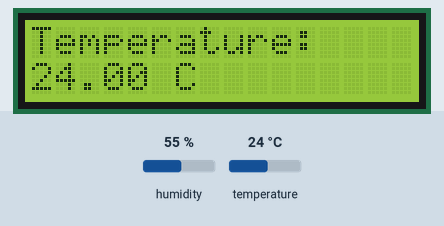
The sketch below on a simulated Arduino Uno, built with avr-gcc and run on an emulated ATmega328P. Shown: 16×2 character LCD. Inputs (shaded band) come from the test bench; at power-on: temperature 24 °C, humidity 55 %. What the sketch prints to the serial monitor is not drawn.

Above: at 1.2 s.
1.3 s: temperature set to 12 °C
At 3.6 s:
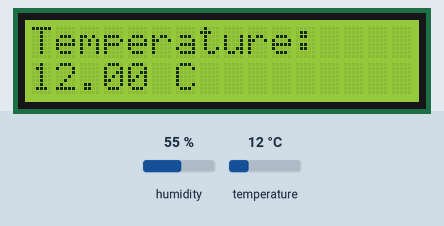
4.1 s: temperature set to 19 °C
At 5.2 s:
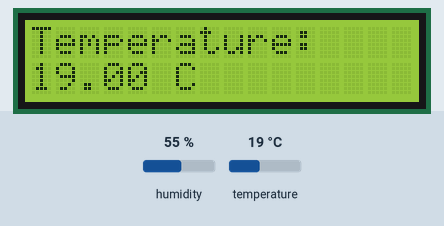
6.9 s: temperature set to 28 °C
At 9.8 s:
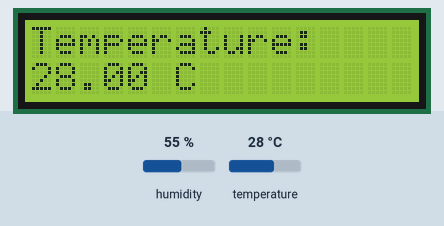
Timing chart, 0 to 11.3 s (numbered marks = the images above; inputs shaded):
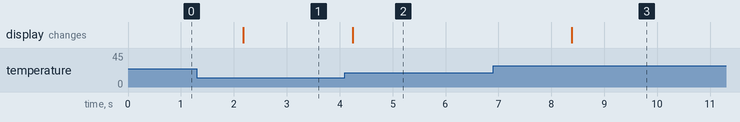

The sketch:

measure_temperature_only.ino
```cpp
#include <DHT.h>
#include <LiquidCrystal_I2C.h>

#define DHTPIN A3     // Pin connected to the DHT sensor
#define DHTTYPE DHT11 // DHT 11

DHT dht(DHTPIN, DHTTYPE); // Initialize DHT sensor

LiquidCrystal_I2C lcd(0x27, 16, 2); // Initialize LCD

void setup() {
  Serial.begin(9600);
  Serial.println("Temperature Sensor Test");

  dht.begin();
  lcd.init();
  lcd.backlight();
}

void loop() {
  float temperature = dht.readTemperature(); // Read temperature

  if (isnan(temperature)) { // Check if reading is valid
    Serial.println("Failed to read from DHT sensor!");
    return;
  }

  Serial.print("Temperature: ");
  Serial.print(temperature);
  Serial.println(" °C");

  lcd.clear(); // Clear the LCD screen
  lcd.setCursor(0, 0);
  lcd.print("Temperature:");
  lcd.setCursor(0, 1);
  lcd.print(temperature);
  lcd.print(" C");

  delay(1000);
}
```

Measured:
- after the input at 1.3 s, the display: changes after 0.88 s (image 1)
- after the input at 4.1 s, the display: changes after 0.15 s (image 2)
- after the input at 6.9 s, the display: changes after 1.5 s (image 3)
